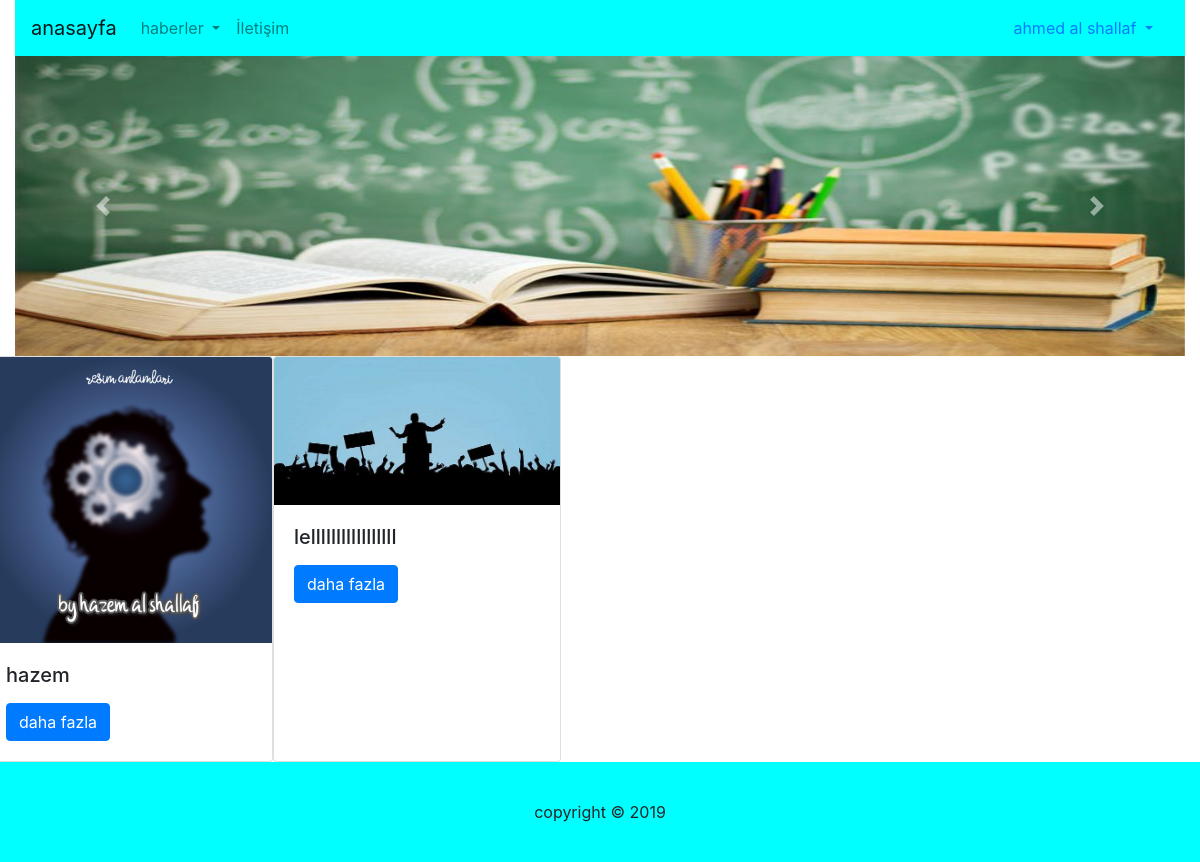
The page /ktur.php?email=ehsan@gmail.com&turad=1 (signed in) on the database its author committed.
### tables this page shows
CREATE TABLE `insanlar` (
  `E_POSTA` varchar(50) NOT NULL,
  `SIFRE` varchar(50) NOT NULL,
  `ADI` varchar(20) NOT NULL,
  `SOYADI` varchar(30) NOT NULL
);

CREATE TABLE `haber` (
  `HABER_ID` int(11) NOT NULL,
  `unvan` varchar(50) NOT NULL,
  `HABER_ADI` varchar(10000) NOT NULL,
  `TC_NO` int(11) DEFAULT NULL,
  `OGRENCI_NO` int(11) DEFAULT NULL,
  `TURU_ID` int(11) NOT NULL,
  `RESIM_ID` varchar(1024) DEFAULT NULL
);

### ktur.php (the view, shortened to what this page needs)
<?php include("header.php"); ?>
<?php include("kulustMenu.php"); ?>
<?php include("slider.php"); ?>
<?php
	$email = $_GET["email"];
	$turad = $_GET["turad"];
	echo'<div class="row">';
	$sql = mysql_query("select
				 HABER_ID,HABER_ADI,TURU_ID,RESIM_ID,unvan
			from haber where TURU_ID = $turad ");
			while($dizi = mysql_fetch_array($sql))
				{
		echo '
		<div class="card" style="width: 18rem;">
  <img src="resimler/'.$dizi["RESIM_ID"].'" class="card-img-top" alt="Card image cap">
  <div class="card-body">
    <h5 class="card-title">'.$dizi["unvan"].'</h5>
	<input type="hidden"  name="haberid" value="'.$dizi["HABER_ID"].'">';
	$haberid = $dizi["HABER_ID"];
    echo '<p class="card-text"></p>
    <a href="kanahaber.php?email='.$email.'&haberid='.$haberid.'" class="btn btn-primary stretched-link">daha fazla</a>
  </div>
</div>';
		}
		echo'</div>';?>
<?php include("footer.php"); ?>

### kulustMenu.php (shortened to what this page needs)
<div class="container-fluid" >
	<div class="row">
		<div class="col-12">
		<?php
		$email = $_GET["email"];
				$sql1 = mysql_query("select
				*
			from insanlar where E_POSTA='$email'");
			while($diz = mysql_fetch_array($sql1))
				{
			echo '<nav class="navbar navbar-expand-lg navbar-light" style="background-color:aqua;">
				<a class="navbar-brand" href="kul.php?email='.$email.'">anasayfa</a>
				<button class="navbar-toggler" type="button" data-toggle="collapse" data-target="#navbarNavDropdown" aria-controls="navbarNavDropdown" aria-expanded="false" aria-label="Toggle navigation">
					<span class="navbar-toggler-icon"></span>
				</button>
				<div class="collapse navbar-collapse" id="navbarNavDropdown">
					<ul class="navbar-nav">
						<li class="nav-item dropdown">
							<a class="nav-link dropdown-toggle" href="#" id="navbarDropdownMenuLink" role="button" data-toggle="dropdown" aria-haspopup="true" aria-expanded="false">
							haberler
							</a>
							<div class="dropdown-menu" aria-labelledby="navbarDropdownMenuLink">';
							echo'
							</div>
						</li>
						<li class="nav-item">
							<a class="nav-link" href="kiletisim.php?email='.$email.'">İletişim</a>
						</li>
					</ul>
				</div>
				<ul class="nav justify-content-end">
					<li class="nav-item dropdown">
						<a class="nav-link dropdown-toggle" href="#" id="navbarDropdownMenuLink" role="button" data-toggle="dropdown" aria-haspopup="true" aria-expanded="false">
							'.$diz["ADI"]," ",$diz["SOYADI"].'
						</a>
						<div class="dropdown-menu" aria-labelledby="navbarDropdownMenuLink">
								<a class="dropdown-item" href="cikis.php">Çıkış</a>
						</div>
					</li>
				</ul>
			</nav>';}
			?>
		</div>
	</div>
</div>

### stil/stil.css (style rules this page uses)
body { margin: 0 auto ; }

### rows shown on the page
insanlar: ADI "ahmed", SOYADI "al shallaf"
haber: RESIM_ID (picture), unvan "hazem"
haber: RESIM_ID (picture), unvan "lelllllllllllllllll"
